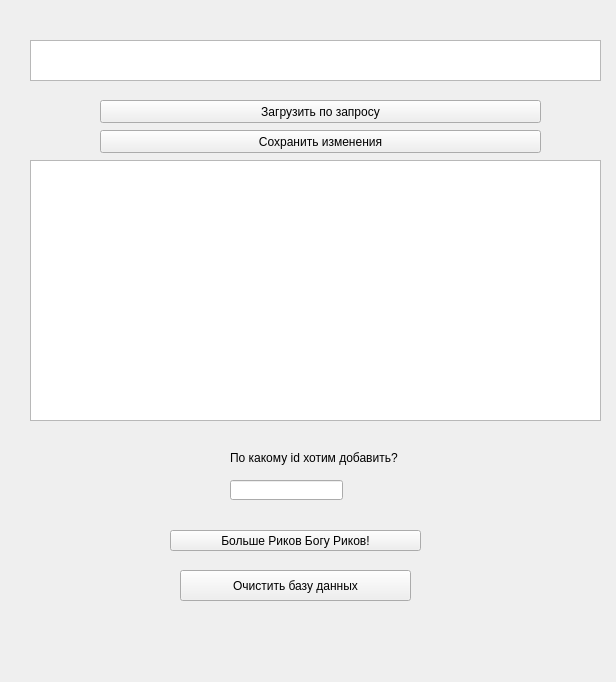
<?xml version="1.0" encoding="UTF-8"?>
<ui version="4.0">
 <class>Form</class>
 <widget class="QWidget" name="Form">
  <property name="geometry">
   <rect>
    <x>0</x>
    <y>0</y>
    <width>616</width>
    <height>682</height>
   </rect>
  </property>
  <property name="windowTitle">
   <string>Form</string>
  </property>
  <widget class="QTextEdit" name="textEdit">
   <property name="geometry">
    <rect>
     <x>30</x>
     <y>40</y>
     <width>571</width>
     <height>41</height>
    </rect>
   </property>
  </widget>
  <widget class="QPushButton" name="pushButton_5">
   <property name="geometry">
    <rect>
     <x>100</x>
     <y>100</y>
     <width>441</width>
     <height>23</height>
    </rect>
   </property>
   <property name="text">
    <string>Загрузить по запросу</string>
   </property>
  </widget>
  <widget class="QTableWidget" name="tableWidget">
   <property name="geometry">
    <rect>
     <x>30</x>
     <y>160</y>
     <width>571</width>
     <height>261</height>
    </rect>
   </property>
  </widget>
  <widget class="QLabel" name="label_2">
   <property name="geometry">
    <rect>
     <x>120</x>
     <y>630</y>
     <width>361</width>
     <height>16</height>
    </rect>
   </property>
   <property name="text">
    <string/>
   </property>
  </widget>
  <widget class="QPushButton" name="pushButton_6">
   <property name="geometry">
    <rect>
     <x>100</x>
     <y>130</y>
     <width>441</width>
     <height>23</height>
    </rect>
   </property>
   <property name="text">
    <string>Сохранить изменения</string>
   </property>
  </widget>
  <widget class="QPushButton" name="pushButton">
   <property name="geometry">
    <rect>
     <x>170</x>
     <y>530</y>
     <width>251</width>
     <height>21</height>
    </rect>
   </property>
   <property name="text">
    <string>Больше Риков Богу Риков!</string>
   </property>
  </widget>
  <widget class="QLineEdit" name="lineEdit">
   <property name="geometry">
    <rect>
     <x>230</x>
     <y>480</y>
     <width>113</width>
     <height>20</height>
    </rect>
   </property>
  </widget>
  <widget class="QLabel" name="label">
   <property name="geometry">
    <rect>
     <x>230</x>
     <y>450</y>
     <width>171</width>
     <height>16</height>
    </rect>
   </property>
   <property name="text">
    <string>По какому id хотим добавить?</string>
   </property>
  </widget>
  <widget class="QPushButton" name="pushButton_2">
   <property name="geometry">
    <rect>
     <x>180</x>
     <y>570</y>
     <width>231</width>
     <height>31</height>
    </rect>
   </property>
   <property name="text">
    <string>Очистить базу данных</string>
   </property>
  </widget>
 </widget>
 <resources/>
 <connections/>
</ui>
